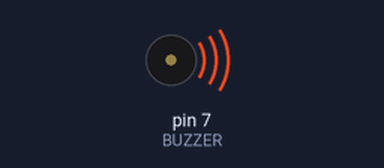
This sketch was run on a simulated Arduino Uno, built with avr-gcc and run on an emulated ATmega328P. Shown: buzzer (waves = sounding). Random numbers use the default seed unless the sketch sets one.

Above: at 1.33 s.
At 21.44 s:
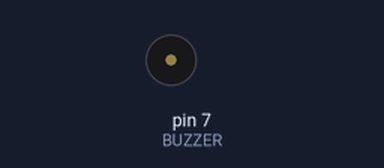
Timing chart, 0 to 40.0 s (numbered marks = the images above):
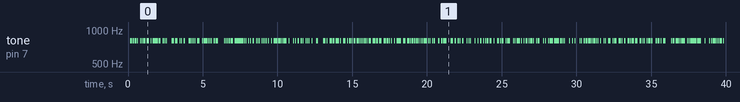

Measured:
- by itself, tone on pin 7 (BUZZER): plays 800 Hz for 0.10 s, 800 Hz for 0.10 s, 800 Hz for 0.10 s, 800 Hz for 0.05 s, 800 Hz for 0.05 s, 800 Hz for 0.05 s … (202 notes in this stretch)

The sketch:

sketch_3_4_ard.ino
```cpp
//***************************************************************************************
//  EE40LX
//  Sketch 3.4
//
//  Description; P1.3 outputs 800 Hz square wave in random burst patterns
//
//  Tom Zajdel
//  University of California, Berkeley
//  January 24, 2014
//
//***************************************************************************************

int BUZZER = 7; // set BUZZER as P7 alias
int val;

void setup()
{
  // set BUZZER as output pin
  pinMode(BUZZER, OUTPUT);

  // random analog voltage noise at analog pin 0 will seed
  // the random number generator differently every time it runs
  // otherwise, we will hear the same pseudo-random sequence
  // every time we run the program (which is at times useful)
  randomSeed(analogRead(0));
}

void loop()
{
  val = random(1,100);      // create a random number from 1 to 100 using the Energia RNG
  if (val > 50)             // if val is greater than 50, output an 800 Hz wave
    tone(BUZZER, 800, 50);  // otherwise, do nothing for the same period
  else
    delay(50);
}
```
